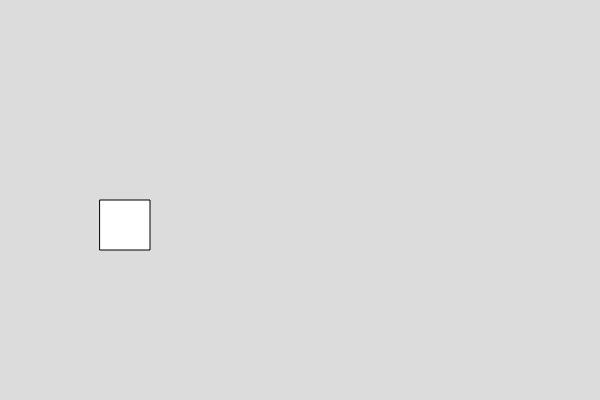
Frame 1 (no input)
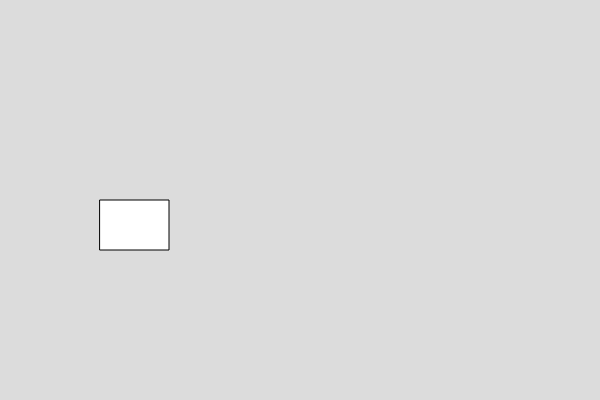
Frame 60 (no input)
Frame 120 (the mouse pressed at the canvas centre since frame 60): identical to frame 60, image omitted

The p5.js sketch that drew these frames (run headless with seeded random() and noise() and a simulated clock; from frame 60 on, the mouse is pressed at the canvas centre):

// p5.js sketch
// ── sketch.js

var box1;

function setup() {
  createCanvas(600, 400);
  box1=new Box()
}

function draw() {
  background(220);
box1.show()
box1.setWidth(69)
}


// ── box.js
class Box
  {
    constructor()
    {
      this.x =100;
      this.y = 200
      this.w = 50;
      this.h = 50;
    }
    
    show()
    {
      rect(this.x,this.y,this.w,this.h)
    }
    
    //write function to set the width of the box
      setWidth(W1){
        this.w=W1
      }
  }

  
